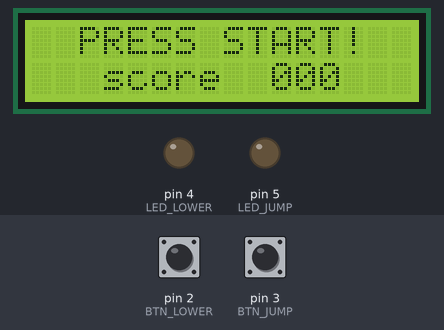
Simulated run of this sketch. Board: Arduino Uno, built with avr-gcc and run on an emulated ATmega328P. Shown: 16×2 character LCD, output pins drawn as LEDs (lit = HIGH). The inputs (shaded band) are chosen by the test bench; at power-on: pin 2 (BTN_LOWER) HIGH, pin 3 (BTN_JUMP) HIGH. Random numbers use the default seed unless the sketch sets one.

Above: at 1.3 s.
1.4 s: pin 2 (BTN_LOWER) pulled LOW for 0.15 s
At 2.07 s:
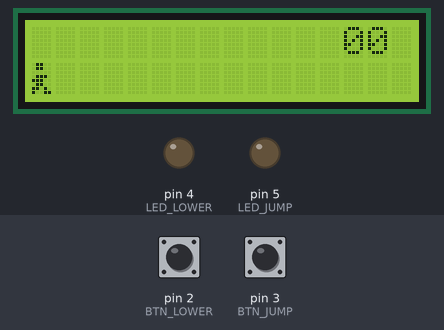
2.1 s: pin 3 (BTN_JUMP) pulled LOW for 0.15 s
At 2.43 s:
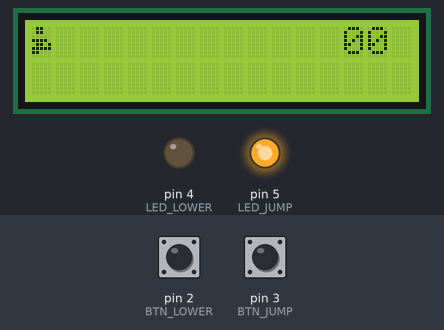
2.8 s: pin 2 (BTN_LOWER) pulled LOW for 3.2 s
At 6.4 s:
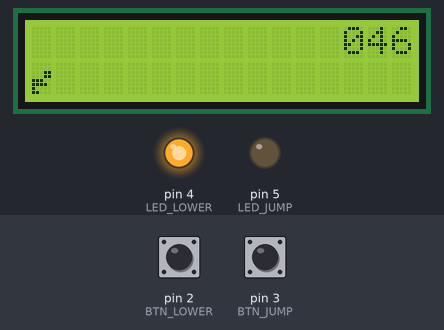
6.6 s: pin 3 (BTN_JUMP) pulled LOW for 3.2 s
At 16.5 s:
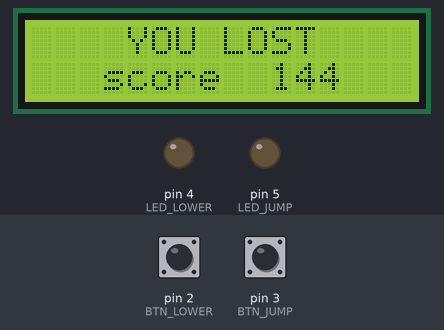
Timing chart, 0 to 17.5 s (numbered marks = the images above; inputs shaded):
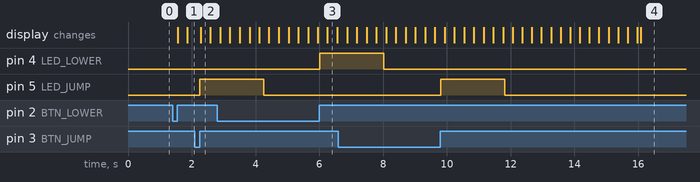

Measured:
- after the input at 1.4 s, the display: first changes after 0.16 s (image 1 shows a later state)
- after the input at 2.1 s, pin 5 (LED_JUMP): LOW → HIGH after 0.16 s
- after the input at 2.8 s, pin 4 (LED_LOWER): LOW → HIGH after 3.2 s
- after the input at 6.6 s, pin 5 (LED_JUMP): LOW → HIGH after 3.2 s, → LOW 2.0 s later

The sketch:

main.ino
```cpp
//velocidade ja aumenta com o tempo
//colocar mais obsctaculos com o tempo, e variar a distanci entre eles
//variar tempo de pulo
#include <Adafruit_LiquidCrystal.h>

#define BTN_LOWER 2
#define BTN_JUMP 3
#define LED_LOWER 4
#define LED_JUMP 5

#define BIRD 0
#define CACTUS 1
#define RUN 2
#define JUMP 3
#define LOWER 4
#define DELAY_MAX 1000
#define DELAY_MIN 500

Adafruit_LiquidCrystal lcd(0);
bool btn_c = 0;
byte run[8]={B01100,B01100,B00000,B01110,B11100,B01100,B11010,B10011};
byte jump[8]={B01100,B01100,B00000,B11110,B01101,B11111,B11000,B00000};
byte lower[8]={B00000,B00000,B00011,B00011,B11100,B11110,B10000,B11000};
byte bird[8]={B10001,B10001,B10001,B11011,B01010,B01010,B00100,B00100};
byte cactus[8]={B10000,B10001,B11111,B11110,B01101,B10111,B11110,B01111};
int characterx, charactery, obstaclex, obstacley;
unsigned long counting_score;
unsigned long score = 0;
String score_print = "000";
bool on = true, play = false;
int jumped = 0, lowerd = 0;
unsigned long prev_detour = 0;
unsigned long prev_obstacle = 0;
bool jumping=0, lowering=0;
int DELAY;

void wait_play();
void playing();
void set_score_print();
void int_jump(){
  play = true;
  jumped++;
}
void int_lower(){
  play = true;
  lowerd++;
}

void setup()
{
  pinMode(BTN_LOWER, INPUT_PULLUP);
  pinMode(BTN_JUMP, INPUT_PULLUP);
  pinMode(LED_LOWER, OUTPUT);
  pinMode(LED_JUMP, OUTPUT);
  lcd.begin(16, 2);
  lcd.setBacklight(HIGH);
  lcd.createChar(RUN, run);
  lcd.createChar(JUMP, jump);
  lcd.createChar(LOWER, lower);
  lcd.createChar(BIRD, bird);
  lcd.createChar(CACTUS, cactus);
  attachInterrupt(digitalPinToInterrupt(BTN_JUMP), int_jump, RISING);
  attachInterrupt(digitalPinToInterrupt(BTN_LOWER), int_lower, RISING);
  randomSeed(analogRead(0));
  Serial.begin(9600);
}

void loop()
{
  if (on && play){
    playing();
  }
  else{
    wait_play();
  }
}

void wait_play(){
  //starts playing
  if (!on && play){
    score = 0;
    jumped = lowerd = 0;
    lcd.clear();
    lcd.setCursor(13,0);
    lcd.print("000");
    lcd.setCursor(0,1);
    lcd.write(RUN);
    on = true;
    characterx = 0;
    charactery = 1;
    obstaclex = -1;
    counting_score = millis();
    jumping = lowering = 0;
    DELAY = DELAY_MAX;
  }
  //stop playing
  else if (on && !play){
    lcd.clear();
    if (score == 0){
      lcd.setCursor(2,0);
      lcd.print("PRESS START!");
    }
    else if (score == 999){
      lcd.setCursor(4,0);
      lcd.print("YOU WON!");
    }
    else{
      lcd.setCursor(4,0);
      lcd.print("YOU LOST");
    }
    lcd.setCursor(3,1);
    lcd.print("score  ");
    set_score_print();
    lcd.print(score_print);
    on = false;
    digitalWrite(LED_LOWER, LOW);
    digitalWrite(LED_JUMP, LOW);
  }
}

void playing(){
  //lower
  if (lowerd && !lowering && !jumping){
    lowering = 1;
    prev_detour = millis();
    lcd.setCursor(characterx, charactery);
    lcd.write(LOWER);
    digitalWrite(LED_LOWER, HIGH);
  }
  //jump
  if (jumped && !lowering && !jumping){
    jumping = 1;
    prev_detour = millis();
    lcd.setCursor(characterx, charactery);
    lcd.print(" ");
    charactery = 0;
    lcd.setCursor(characterx, charactery);
    lcd.write(JUMP);
    digitalWrite(LED_JUMP, HIGH);
  }
  //stop jumping or lowering
  if (millis()-prev_detour > 2*DELAY_MAX && (jumping || lowering)){
    jumped=lowerd=jumping=lowering=0;
    lcd.setCursor(characterx, charactery);
    lcd.print(" ");
    charactery = 1;
    lcd.setCursor(characterx, charactery);
    lcd.write(RUN);
    digitalWrite(LED_LOWER, LOW);
    digitalWrite(LED_JUMP, LOW);
  }
  //verify score and speed up
  if (score == 999)
    play = false;
  else
  	DELAY = map(score, 0, 999, DELAY_MAX, DELAY_MIN);
  //print score
  score = (millis()-counting_score)/100;
  set_score_print();
  lcd.setCursor(13, 0);
  lcd.print(score_print);
  //calculate obstacle
  if (obstaclex == -1){
    if (obstacley != charactery){
      lcd.setCursor(0,obstacley);
      lcd.print(" ");
    }
    obstacley = random(0,2);
    obstaclex = 15;
    prev_obstacle = millis();
  }
  else if (millis()-prev_obstacle > DELAY){
    prev_obstacle = millis();
    obstaclex--;
  }
  lcd.setCursor(obstaclex,obstacley);
  lcd.write(obstacley);
  lcd.setCursor(obstaclex,obstacley);
  lcd.print(" ");
  //verify hit
  if (obstaclex == characterx){
    if (obstacley == CACTUS && obstacley == charactery)
	  play = false;
    else if (obstacley == BIRD && !lowering){
      play = false;
    }
  }
}

void set_score_print(){
  String score_ = String(score);
    int j = score_print.length()-1;
    for (int i=score_.length()-1; i>=0; i--){
      score_print.setCharAt(j, score_[i]);
      j--;
    }
}
```
